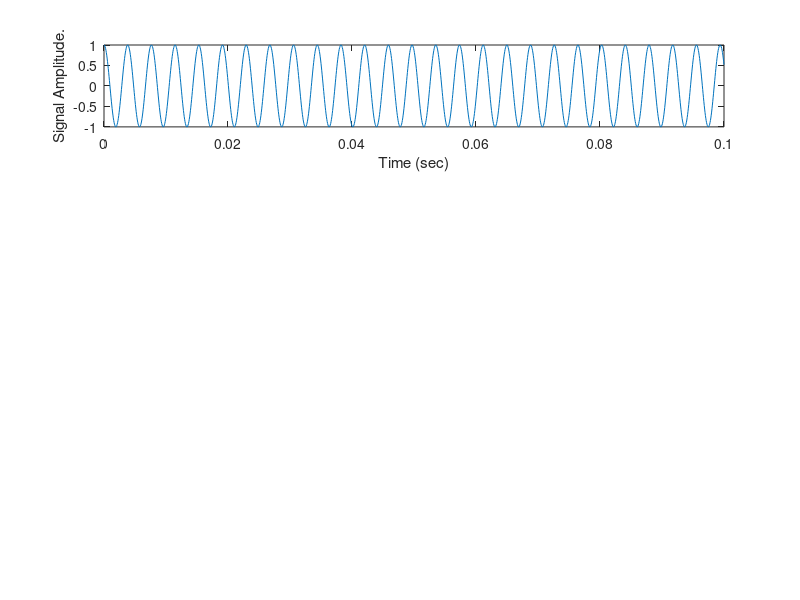

Write the MATLAB code that produced this figure. (Note: this script raises an error after producing the figure.)
% script1.m
% Demonstrate generation of synthetic tones

Fs = 16000; Ts = 1/Fs;         % Sampling freq, sampling period
plot_time = 0:Ts:0.1;               % Define when sampling occurs (0.1 seconds)
play_time = 0:Ts:2;
Freqs = [261.63 329.63 392];         % Frequencies of desired signals

% Initialize matrix of zeros to populate signal values
plot_Xs = zeros(length(Freqs), length(plot_time));
play_Xs = zeros(length(Freqs), length(play_time));

% Signal generation
for i = 1:length(Freqs)
    plot_Xs(i,:) = cos(2*pi*Freqs(i)*plot_time);
    play_Xs(i,:) = cos(2*pi*Freqs(i)*play_time);
end

% Sum all tones. x is a single row vector that adds the values of each
% column in Xs
plot_x = sum(plot_Xs);       % Final sum of tones. Single row vect
play_x = sum(play_Xs);

plot_x = plot_x ./ max(abs(plot_x));   % Normalize x
play_x = play_x ./ max(abs(play_x));   % Normalize x

figure;
subplot(4,1,1);
plot(plot_time, plot_Xs(1,:));
xlabel('Time (sec)'); ylabel('Signal Amplitude.');
title(string(Freqs(1)) + "Hz Signal");

subplot(4,1,2);
plot(plot_time, plot_Xs(2,:));
xlabel('Time (sec)'); ylabel('Signal Amplitude.');
title(string(Freqs(2)) + "Hz Signal");

subplot(4,1,3);
plot(plot_time, plot_Xs(3,:));
xlabel('Time (sec)'); ylabel('Signal Amplitude.');
title(string(Freqs(3)) + "Hz Signal");

subplot(4,1,4);
plot(plot_time, plot_x); axis([0 plot_time(end) -1 1]); 
xlabel('Time (sec)'); ylabel('Signal Amplitude.');
title("Resulting Signal");

sgtitle("3-toned audio signals")